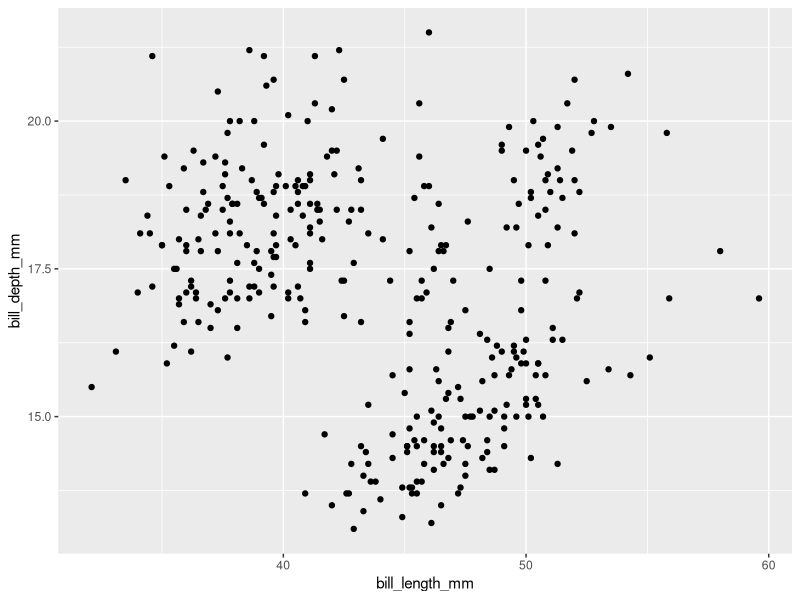
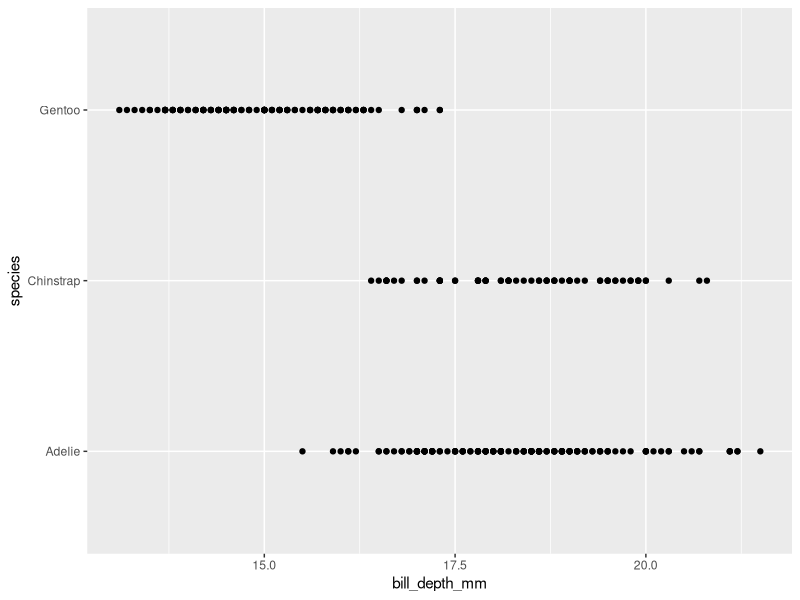

These figures' R source, in order: (Note: this script raises an error after producing the figures.)
#1. How many rows are in penguins? How many columns?

library(palmerpenguins)
library(tidyverse)
library(ggplot2)
penguins

#RTA: 344 filas, 8 columnas

#2. What does the bill_depth_mm variable in the penguins data frame describe? Read the help for ?penguins to find out.

?penguins

#RTA: Es una medicion en milimetros de la profundidad del pico (o altura)

#3. Make a scatterplot of bill_depth_mm vs. bill_length_mm. That is, make a scatterplot with bill_depth_mm on the y-axis and bill_length_mm on the x-axis. Describe the relationship between these two variables.

ggplot(
  data = penguins,
  mapping = aes(y = bill_depth_mm, x = bill_length_mm)
)+
  geom_point()
#RTA: Parecerian no tener correlacion

#4. What happens if you make a scatterplot of species vs. bill_depth_mm? What might be a better choice of geom?

ggplot(
  data = penguins,
  mapping = aes(x = bill_depth_mm, y = species)
)+
  geom_point()

#RTA: Generamos un grafico con lineas poco claras, un mejor geom seria alguno que permita ver mejor la distribucion (como geom_violin)

#Why does the following give an error and how would you fix it?

#ggplot(data = penguins) + 
# geom_point()

ggplot(data = penguins) + 
  geom_point()

#Definimos mapeo de X e Y

ggplot(
  data = penguins,
  mapping = aes(x = flipper_length_mm, y = bill_depth_mm)) + 
  geom_point()

#RTA: El problema del codigo es que no mapea X e Y, generando error

#6. What does the na.rm argument do in geom_point()? What is the default value of the argument? Create a scatterplot where you successfully use this argument set to TRUE

ggplot(
  data = penguins,
  mapping = aes(x = flipper_length_mm, y = bill_depth_mm)) + 
  geom_point(na.rm = )
#El codigo sin asignar na.rm

ggplot(
  data = penguins,
  mapping = aes(x = flipper_length_mm, y = bill_depth_mm)) + 
  geom_point(na.rm = FALSE )
#El codigo dandole FALSE a na.rm

ggplot(
  data = penguins,
  mapping = aes(x = flipper_length_mm, y = bill_depth_mm)) + 
  geom_point(na.rm = TRUE )
#El codigo dandole TRUE a na.rm

#na.rm controla si aparece el aviso de valores faltantes, por lo general esta puesto en false para que aparezca, ponerlo en true podria ser util si uno ya sabe que esos valores faltan y es intencional

#7. Add the following caption to the plot you made in the previous exercise: “Data come from the palmerpenguins package.” Hint: Take a look at the documentation for labs().

ggplot(
  data = penguins,
  mapping = aes(x = flipper_length_mm, y = bill_depth_mm)) + 
  geom_point(na.rm = TRUE )+
  labs (title = "Data comes from the palmerpenguins package.")

#8. Recreate the following visualization. What aesthetic should bill_depth_mm be mapped to? And should it be mapped at the global level or at the geom level?

ggplot(
  #Asigno data y mapeo variables
  data = penguins,
  mapping = aes(x = flipper_length_mm, y = body_mass_g)
) +
  #Establesco el geom, le doy color por bill depth a los puntos y genero la linea de tendencia
  geom_point(aes(color = bill_depth_mm)) +
  geom_smooth()

#RTA: Bill depth deberia tener la aesthetic color, para que los puntos aparezcan con una espectro de color dependiendo la profundidad del pico, esto deberia hacerse en el nivel de geom para no afectar por bill depth a cualquier otra cosa que no sean los puntos

#9.Run this code in your head and predict what the output will look like. Then, run the code in R and check your predictions.

ggplot(
  data = penguins,
  mapping = aes(x = flipper_length_mm, y = body_mass_g, color = island)
) +
  geom_point() +
  geom_smooth(se = FALSE)
#RTA: Es lo que me esperaba, el mapeo de color=island en global hace que genera 3 lineas distintas, se=false no sabia que hacia pero al ver el grafico me doy cuenta que elimina la sombra de incertidumbre que suelen tener los graficos

#10.Will these two graphs look different? Why/why not?

ggplot(
  data = penguins,
  mapping = aes(x = flipper_length_mm, y = body_mass_g)
) +
  geom_point() +
  geom_smooth()

ggplot() +
  geom_point(
    data = penguins,
    mapping = aes(x = flipper_length_mm, y = body_mass_g)
  ) +
  geom_smooth(
    data = penguins,
    mapping = aes(x = flipper_length_mm, y = body_mass_g)
  )

#Los graficos se ven iguales ya que lo agregado a geom smooth y geom point en el geom level es algo ya presente en el nivel global en el otro grafico, lo cual es heredado por todos los geoms consiguientes.

#11. Make a bar plot of species of penguins, where you assign species to the y aesthetic. How is this plot different?

ggplot(penguins, aes(y = species)) +
  geom_bar()

#Pruebo con x para ver la diferencia
ggplot(penguins, aes(x = species)) +
  geom_bar()

#RTA: Cambia la direccion de las barras

#12. How are the following two plots different? Which aesthetic, color or fill, is more useful for changing the color of bars?
  
ggplot(penguins, aes(x = species)) +
  geom_bar(color = "red")

ggplot(penguins, aes(x = species)) +
  geom_bar(fill = "red")  

#RTA: La primera solo le cambia el contorno, mientras que la segunda cambia el color de la barra entera, haciendola mucho mas util

#13. What does the bins argument in geom_histogram() do?

#Probamos sin

ggplot(penguins, aes(x = body_mass_g)) +
  geom_histogram()

#Probamos con

ggplot(penguins, aes(x = body_mass_g)) +
  geom_histogram(bins = 50)

#RTA: Controla el numero de subdivisiones o barras

#14.Make a histogram of the carat variable in the diamonds dataset that is available when you load the tidyverse package. Experiment with different binwidths. What binwidth reveals the most interesting patterns?

ggplot(diamonds, aes(x = carat)) +
  geom_histogram(binwidth = 0.1)

#RTA: 0.1 parece permitir ver la diferencias entre los diamantes

#15.The mpg data frame that is bundled with the ggplot2 package contains 234 observations collected by the US Environmental Protection Agency on 38 car models. Which variables in mpg are categorical? Which variables are numerical? (Hint: Type ?mpg to read the documentation for the dataset.) How can you see this information when you run mpg?

?mpg

#RTA: manufacturer, model, trans, drv, fl, class son categoricas. displ, year, cyl, cty, hwy son numericas

#16. Make a scatterplot of hwy vs. displ using the mpg data frame. Next, map a third, numerical variable to color, then size, then both color and size, then shape. How do these aesthetics behave differently for categorical vs. numerical variables?

#Generamos el scatterplot
ggplot(mpg, aes(x = displ, y = hwy)) +
  geom_point()

#Probamos con variable nominal

ggplot(mpg, aes(x = displ, y = hwy)) +
  geom_point(aes(color = year ))

ggplot(mpg, aes(x = displ, y = hwy)) +
  geom_point(aes(size = year ))

ggplot(mpg, aes(x = displ, y = hwy)) +
  geom_point(aes(color = year, size = year ))

ggplot(mpg, aes(x = displ, y = hwy)) +
  geom_point(aes(shape = year ))

#RTA: Se diferencia el comportamiento con las categoricas en que se comportan como un espectro, un intervalo, mientras que para las categoricas simplemente se le asignan un color a cada categoria y listo (Por otra parte para nominales shape directamente no anda)

#17.In the scatterplot of hwy vs. displ, what happens if you map a third variable to linewidth?

ggplot(mpg, aes(x = displ, y = hwy)) +
  geom_point(aes(linewidth = year ))

#RTA: salta un aviso diciendo que ingora la aesthetic desconocida

#18.What happens if you map the same variable to multiple aesthetics?

ggplot(mpg, aes(x = displ, y = hwy)) +
  geom_point(aes(color = year, size = year ))

#RTA: Se aplican ambas al mismo tiempo

#19.Make a scatterplot of bill_depth_mm vs. bill_length_mm and color the points by species. What does adding coloring by species reveal about the relationship between these two variables? What about faceting by species?

#Coloreamos por especie
ggplot(penguins, aes(x = bill_length_mm, y = bill_depth_mm)) +
  geom_point(aes(color = species ))

#Faceteamos por especie

ggplot(penguins, aes(x = bill_length_mm, y = bill_depth_mm)) +
  geom_point(aes(color = species ))+
  facet_wrap(~species)

#RTA: Ambos metodos revelan la relacion entre la especie y las otras dos variables elegidas, quizas el facet lo hace mas evidente aun.

#20. Why does the following yield two separate legends? How would you fix it to combine the two legends?

#Codigo original

ggplot(
  data = penguins,
  mapping = aes(
    x = bill_length_mm, y = bill_depth_mm, 
    color = species, shape = species
  )
) +
  geom_point() +
  labs(color = "Species")

#Codigo arreglado

ggplot(
  data = penguins,
  mapping = aes(
    x = bill_length_mm, y = bill_depth_mm, 
    color = species, shape = species
  )
) +
  geom_point() +
  labs(color = "species")

#RTA: Las dos leyendas se generan porque en aes pusimos species en minuscula y en labs lo pusimos con S mayuscula, el programa es muy literal asi que asume que son cosas distintas. El arreglo es sacarle la mayuscula a una o ponersela a la otra

#21. Create the two following stacked bar plots. Which question can you answer with the first one? Which question can you answer with the second one?
  
ggplot(penguins, aes(x = island, fill = species)) +
  geom_bar(position = "fill")
ggplot(penguins, aes(x = species, fill = island)) +
  geom_bar(position = "fill")

#RTA: El primero responde a que porcentaje de pinguinos de cada isla es de cada especie, mientras que el segundo responde que porcentaje de pinguino de cada especie esta en cada isla

#22. Run the following lines of code. Which of the two plots is saved as mpg-plot.png? Why?

ggplot(mpg, aes(x = class)) +
  geom_bar()
ggplot(mpg, aes(x = cty, y = hwy)) +
  geom_point()
ggsave("mpg-plot.png")

#RTA: Siempre se guarda la ultima que fue ejecutada, si se ejecuta en orden cronologico, entonces la segunda

#23. What do you need to change in the code above to save the plot as a PDF instead of a PNG? How could you find out what types of image files would work in ggsave()?

#Cambio png por pdf
ggplot(mpg, aes(x = cty, y = hwy)) +
  geom_point()
ggsave("mpg-plot.pdf")

#RTA: Cambiando png por pdf. Sabrias probando o leyendo la bibliografia de ggplot, quizas si elegis un formato no soportado por ggplot te lleva hacia una guia o te informa sobre los formatos que si lo estan
